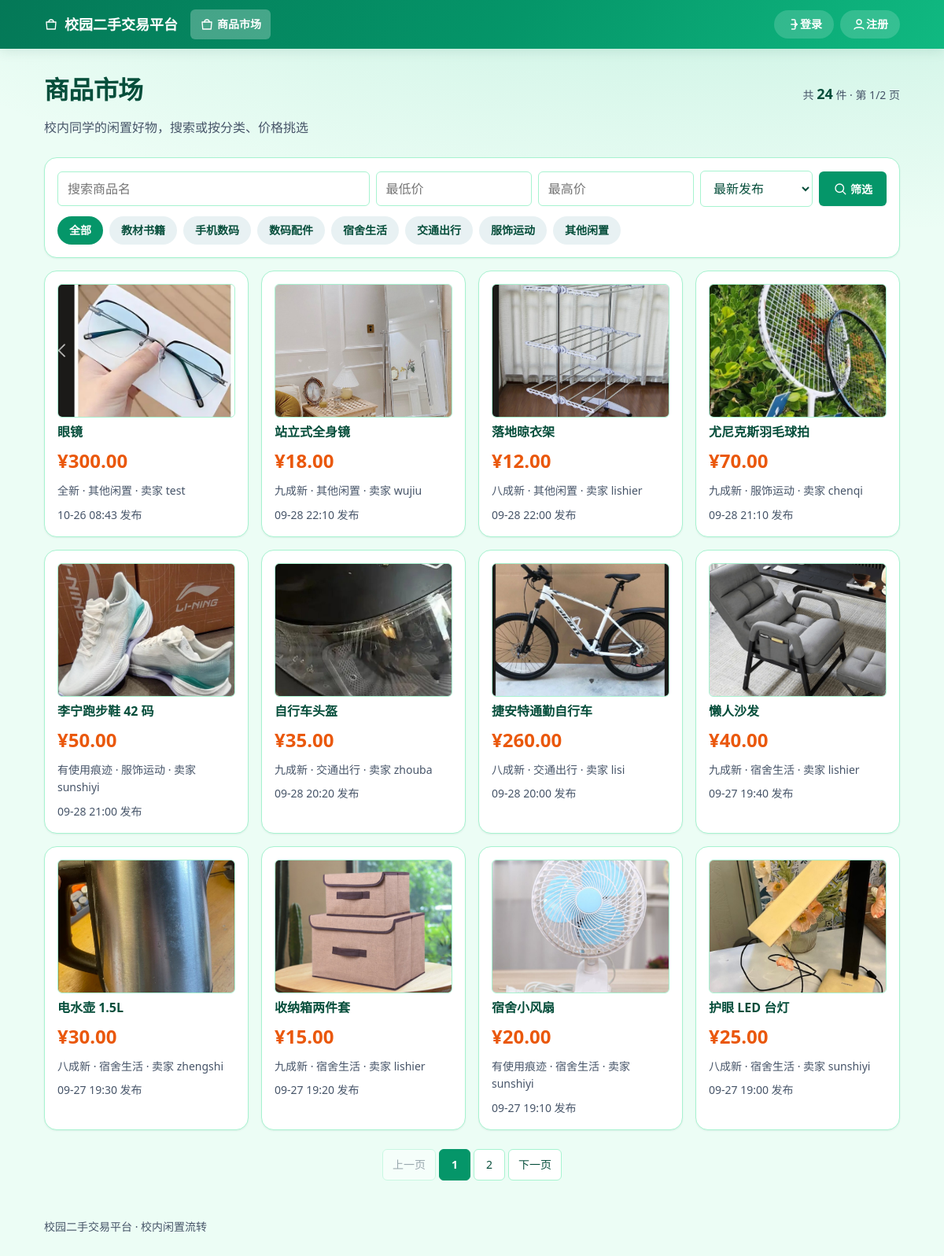
The page / on the database its author committed.
### tables this page shows
CREATE TABLE categories (
    id   INTEGER PRIMARY KEY,
    name TEXT NOT NULL UNIQUE
);

CREATE TABLE items (
    id          INTEGER PRIMARY KEY,
    title       TEXT NOT NULL,
    price       INTEGER NOT NULL CHECK (price > 0),
    condition   TEXT NOT NULL CHECK (condition IN ('全新','九成新','八成新','有使用痕迹')),
    description TEXT,
    status      TEXT NOT NULL DEFAULT '在售'
                CHECK (status IN ('在售','已预订','已售','下架')),
    category_id INTEGER NOT NULL REFERENCES categories(id) ON DELETE RESTRICT,
    seller_id   INTEGER NOT NULL REFERENCES users(id) ON DELETE RESTRICT,
    created_at  TEXT NOT NULL DEFAULT (datetime('now'))
);

CREATE TABLE users (
    id         INTEGER PRIMARY KEY,
    username   TEXT NOT NULL UNIQUE,
    password   TEXT NOT NULL,
    contact    TEXT,
    created_at TEXT NOT NULL DEFAULT (datetime('now'))
, openid TEXT);

### app.py (the view)
    @app.route("/")
    def index():
        db = get_db()
        query = {k: v for k, v in {
            "q": request.args.get("q", ""),
            "min_price": request.args.get("min_price", ""),
            "max_price": request.args.get("max_price", ""),
            "category_id": request.args.get("category_id", ""),
            "sort": request.args.get("sort", ""),
        }.items() if v}
        total, error = market.count_items(
            db,
            q=query.get("q", ""),
            min_price=query.get("min_price", ""),
            max_price=query.get("max_price", ""),
            category_id=query.get("category_id", ""),
        )
        if error:
            flash(error)
        pages = max(1, -(-total // PER_PAGE))
        try:
            page = int(request.args.get("page", "1"))
        except (TypeError, ValueError):
            page = 1
        page = min(max(1, page), pages)   # -1、999、abc 之类一律夹回有效范围
        rows, _ = market.search_items(
            db,
            q=query.get("q", ""),
            min_price=query.get("min_price", ""),
            max_price=query.get("max_price", ""),
            category_id=query.get("category_id", ""),
            sort=query.get("sort", ""),
            limit=PER_PAGE,
            offset=(page - 1) * PER_PAGE,
        )
        items = [with_display(r) for r in rows]
        covers = images.first_urls(db, [i["id"] for i in items])
        for i in items:
            i["cover_url"] = covers.get(i["id"])
            i["is_mine"] = g.user is not None and i["seller_id"] == g.user["id"]
        categories = db.execute("SELECT * FROM categories ORDER BY id").fetchall()
        return render_template("index.html", items=items, categories=categories,
                               total=total, page=page, pages=pages,
                               page_numbers=_page_window(page, pages),
                               query=query, per_page=PER_PAGE)

### app.py (called while the page is built, shortened)
def _page_window(page, pages, width=5):
    if pages <= width + 2:
        return list(range(1, pages + 1))

### common.py (called while the page is built)
def format_price(cents):
    yuan, frac = divmod(cents, 100)
    return f"{yuan}.{frac:02d}"

def to_local_time(utc_str):
    dt = datetime.strptime(utc_str, "%Y-%m-%d %H:%M:%S") + timedelta(hours=8)
    return dt.strftime("%Y-%m-%d %H:%M:%S")

def with_display(row):
    d = dict(row)
    d["price_display"] = format_price(d["price"])
    d["created_at_local"] = to_local_time(d["created_at"])
    return d

### database.py (called while the page is built)
def connect(db_path):
    conn = sqlite3.connect(db_path, isolation_level=None)
    conn.row_factory = sqlite3.Row
    conn.execute("PRAGMA foreign_keys = ON;")
    return conn

### images.py (called while the page is built)
def first_urls(db, item_ids):
    if not item_ids:
        return {}
    marks = ",".join("?" * len(item_ids))
    rows = db.execute(
        f"SELECT item_id, filename FROM item_images WHERE item_id IN ({marks}) "
        "ORDER BY item_id, position, id", list(item_ids)).fetchall()
    covers = {}
    for r in rows:
        covers.setdefault(r["item_id"], f"/uploads/{SUBDIR}/{r['filename']}")
    return covers

### market.py (called while the page is built)
def search_items(db, q="", min_price="", max_price="", category_id="", sort="",
                 limit=None, offset=0):
    where, params, error = _build_filters(db, q, min_price, max_price, category_id)
    sql = ("SELECT i.*, u.username AS seller_name, c.name AS category_name "
           "FROM items i JOIN users u ON i.seller_id = u.id "
           "JOIN categories c ON i.category_id = c.id "
           "WHERE i.status = '在售'")
    sql += where
    sql += " ORDER BY " + SORT_ORDERS.get((sort or "").strip(), SORT_ORDERS["new"])
    if limit is not None:
        sql += " LIMIT ? OFFSET ?"
        params = params + [int(limit), max(0, int(offset or 0))]
    return db.execute(sql, params).fetchall(), error

def count_items(db, q="", min_price="", max_price="", category_id=""):
    where, params, error = _build_filters(db, q, min_price, max_price, category_id)
    row = db.execute("SELECT COUNT(*) AS n FROM items i "
                     "WHERE i.status = '在售'" + where, params).fetchone()
    return (row["n"] if row else 0), error

### templates/index.html (shortened to what this page needs)
{% extends "base.html" %}
{% block content %}
{% set sort_labels = {'': '最新发布', 'price_asc': '价格从低到高', 'price_desc': '价格从高到低'} %}
{% set cur_q = request.args.get('q', '') %}
{% set cur_min = request.args.get('min_price', '') %}
{% set cur_max = request.args.get('max_price', '') %}
{% set cur_cat = request.args.get('category_id', '') %}
{% set cur_sort = request.args.get('sort', '') %}
{% set has_filter = cur_q or cur_min or cur_max or cur_cat or cur_sort %}
<div class="page-head">
  <div>
    <h1>商品市场</h1>
    <p class="lead">校内同学的闲置好物，搜索或按分类、价格挑选</p>
  </div>
  <p class="result-count">共 <strong>{{ total }}</strong> 件
    {%- if pages > 1 %} · 第 {{ page }}/{{ pages }} 页{% endif %}
  </p>
</div>
<div class="filter-panel">
  <form method="get" class="filter-bar">
    <input type="text" name="q" value="{{ cur_q }}" placeholder="搜索商品名" aria-label="搜索商品名">
    <input type="text" name="min_price" value="{{ cur_min }}" placeholder="最低价" aria-label="最低价" inputmode="decimal">
    <input type="text" name="max_price" value="{{ cur_max }}" placeholder="最高价" aria-label="最高价" inputmode="decimal">
    <select name="sort" aria-label="排序方式" onchange="this.form.submit()">
      {% for value, label in sort_labels.items() %}
      <option value="{{ value }}" {% if cur_sort == value %}selected{% endif %}>{{ label }}</option>
      {% endfor %}
    </select>
    <button type="submit"><svg class="icon" aria-hidden="true"><use href="#i-search"/></svg>筛选</button>
  </form>
  <div class="chips">
    <a class="chip {% if not cur_cat %}active{% endif %}"
       href="{{ url_for('index', q=cur_q, min_price=cur_min, max_price=cur_max, sort=cur_sort) }}">全部</a>
    {% for c in categories %}
    <a class="chip {% if cur_cat == c.id|string %}active{% endif %}"
       href="{{ url_for('index', q=cur_q, min_price=cur_min, max_price=cur_max, sort=cur_sort, category_id=c.id) }}">{{ c.name }}</a>
    {% endfor %}
  </div>
</div>
<ul class="item-list">
  {% for item in items %}
  <li class="item-card">
    <a class="item-cover {% if not item.cover_url %}no-photo{% endif %}" href="{{ url_for('item_detail', item_id=item.id) }}">
      {% if item.cover_url %}
        <img src="{{ item.cover_url }}" alt="{{ item.title }}" loading="lazy">
      {% else %}
        <span>暂无图片</span>
      {% endif %}
    </a>
    <div class="item-body">
      <h3>
        <a href="{{ url_for('item_detail', item_id=item.id) }}">{{ item.title }}</a>
      </h3>
      <div class="price">¥{{ item.price_display }}</div>
      <div class="meta">{{ item.condition }} · {{ item.category_name }} · 卖家 {{ item.seller_name }}</div>
      <div class="meta">{{ item.created_at_local[5:16] }} 发布</div>
    </div>
  </li>
  {% endfor %}
</ul>
{% if pages > 1 %}
<nav class="pager" aria-label="商品分页">
  {% if page > 1 %}
  <a class="pager-btn" href="{{ url_for('index', page=page - 1, **query) }}" rel="prev">上一页</a>
  {% else %}
  <span class="pager-btn is-disabled">上一页</span>
  {% endif %}
  {% for n in page_numbers %}
    {% if n is none %}
  <span class="pager-gap">…</span>
    {% elif n == page %}
  <span class="pager-btn is-current" aria-current="page">{{ n }}</span>
    {% else %}
  <a class="pager-btn" href="{{ url_for('index', page=n, **query) }}">{{ n }}</a>
    {% endif %}
  {% endfor %}
  {% if page < pages %}
  <a class="pager-btn" href="{{ url_for('index', page=page + 1, **query) }}" rel="next">下一页</a>
  {% else %}
  <span class="pager-btn is-disabled">下一页</span>
  {% endif %}
</nav>
{% endif %}
{% endblock %}

### templates/base.html (shortened to what this page needs)
<!doctype html>
<html lang="zh-CN">
<head>
  <link rel="stylesheet" href="{{ url_for('static', filename='style.css') }}">
</head>
<body>
<header class="topbar">
  <div class="topbar-inner">
    <a class="brand" href="{{ url_for('index') }}">
      <svg class="icon" aria-hidden="true"><use href="#i-shop"/></svg>
      校园二手交易平台
    </a>
    <nav class="nav" aria-label="主导航">
      <a href="{{ url_for('index') }}" {% if request.endpoint == 'index' %}aria-current="page"{% endif %}><svg class="icon" aria-hidden="true"><use href="#i-shop"/></svg>商品市场</a>
    </nav>
    <div class="nav-right">
      {% if g.user %}
        <form action="{{ url_for('logout') }}" method="post" class="inline">
      {{ csrf_field() }}
          <button type="submit"><svg class="icon" aria-hidden="true"><use href="#i-logout"/></svg>登出</button>
        </form>
      {% else %}
        <a class="chip" href="{{ url_for('login') }}"><svg class="icon" aria-hidden="true"><use href="#i-login"/></svg>登录</a>
        <a class="chip" href="{{ url_for('register') }}"><svg class="icon" aria-hidden="true"><use href="#i-user"/></svg>注册</a>
      {% endif %}
    </div>
  </div>
</header>
<main>
  {% block content %}{% endblock %}
</main>
<footer class="footer">校园二手交易平台 · 校内闲置流转</footer>
</body>
</html>

### rows shown on the page
categories: name "教材书籍"
categories: name "手机数码"
categories: name "数码配件"
categories: name "宿舍生活"
categories: name "交通出行"
categories: name "服饰运动"
categories: name "其他闲置"
items: shows a picture, title "眼镜", price_display "300.00", condition "全新", category_name "其他闲置", seller_name "test", created_at_local "10-26 08:43"
items: shows a picture, title "站立式全身镜", price_display "18.00", condition "九成新", category_name "其他闲置", seller_name "wujiu", created_at_local "09-28 22:10"
items: shows a picture, title "落地晾衣架", price_display "12.00", condition "八成新", category_name "其他闲置", seller_name "lishier", created_at_local "09-28 22:00"
items: shows a picture, title "尤尼克斯羽毛球拍", price_display "70.00", condition "九成新", category_name "服饰运动", seller_name "chenqi", created_at_local "09-28 21:10"
items: shows a picture, title "李宁跑步鞋 42 码", price_display "50.00", condition "有使用痕迹", category_name "服饰运动", seller_name "sunshiyi", created_at_local "09-28 21:00"
items: shows a picture, title "自行车头盔", price_display "35.00", condition "九成新", category_name "交通出行", seller_name "zhouba", created_at_local "09-28 20:20"
items: shows a picture, title "捷安特通勤自行车", price_display "260.00", condition "八成新", category_name "交通出行", seller_name "lisi", created_at_local "09-28 20:00"
items: shows a picture, title "懒人沙发", price_display "40.00", condition "九成新", category_name "宿舍生活", seller_name "lishier", created_at_local "09-27 19:40"
items: shows a picture, title "电水壶 1.5L", price_display "30.00", condition "八成新", category_name "宿舍生活", seller_name "zhengshi", created_at_local "09-27 19:30"
items: shows a picture, title "收纳箱两件套", price_display "15.00", condition "九成新", category_name "宿舍生活", seller_name "lishier", created_at_local "09-27 19:20"
items: shows a picture, title "宿舍小风扇", price_display "20.00", condition "有使用痕迹", category_name "宿舍生活", seller_name "sunshiyi", created_at_local "09-27 19:10"
items: shows a picture, title "护眼 LED 台灯", price_display "25.00", condition "八成新", category_name "宿舍生活", seller_name "sunshiyi", created_at_local "09-27 19:00"

### other values the page prints
{{ total }} "24"
{{ page }} "1"
{{ pages }} "2"
{{ n }} "1"
{{ n }} "2"
form field sort "最新发布"
